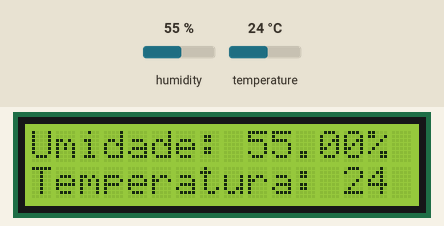
Recording of a sketch running on a simulated Arduino Uno, built with avr-gcc and run on an emulated ATmega328P. Parts: 16×2 character LCD. Wiring (inferred from the names in the program): DHT11 sensor: data A2. Inputs (shaded band) come from the test bench; at power-on: humidity 55 %, temperature 24 °C. What the sketch prints to the serial monitor is not drawn.

Above: at 3.2 s.
3.3 s: humidity set to 22 %
At 4.9 s:
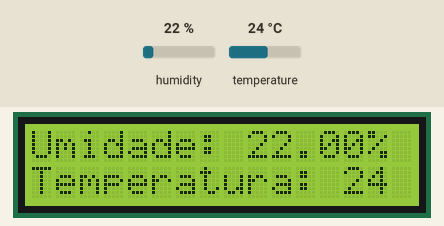
7.4 s: temperature set to 12 °C
At 9.0 s:
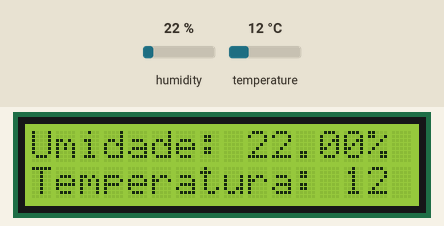
10.7 s: humidity set to 40 %
At 12.1 s:
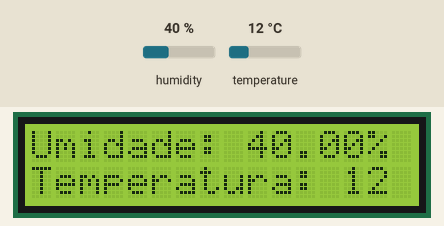
13.8 s: temperature set to 19 °C
At 15.2 s:
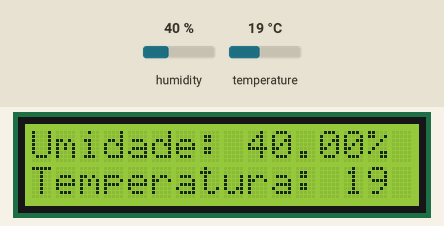
Timing chart, 0 to 16.8 s (numbered marks = the images above; inputs shaded):
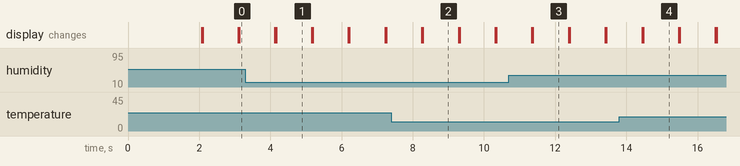

The sketch:

trab0109.ino
```cpp
#include <LiquidCrystal.h>

#include "dht.h"

const int pinoDHT11 = A2;
LiquidCrystal lcd (2,4,10,11,12,13);

dht DHT;

void setup() {
  lcd.begin(16,2);
  lcd.print("PALMEIRAS");
  Serial.begin(9600);
  delay(2000);
  lcd.clear();
}

void loop() {
  DHT.read11(pinoDHT11);
  Serial.print("Umidade: ");
  Serial.print(DHT.humidity);
  Serial.print("%");
  Serial.print(" / Temperatura: ");
  Serial.print(DHT.temperature, 0);
  Serial.print("\n");
  lcd.setCursor(0,0);
  lcd.print("Umidade: ");
  lcd.print(DHT.humidity);
  lcd.print("%");
  lcd.setCursor(0,1);
  lcd.print("Temperatura: ");
  lcd.print(DHT.temperature, 0);
  delay(1000);
  lcd.clear();
}
```

Measured:
- after the input at 3.3 s, the display: first differs from a run without the input after 0.86 s (image 1)
- after the input at 7.4 s, the display: first differs from a run without the input after 0.88 s (image 2)
- after the input at 10.7 s, the display: first differs from a run without the input after 0.68 s (image 3)
- after the input at 13.8 s, the display: first differs from a run without the input after 0.67 s (image 4)
- what the display in image 1 shows lasts 1.0 s, from 4.2 s to 5.2 s
